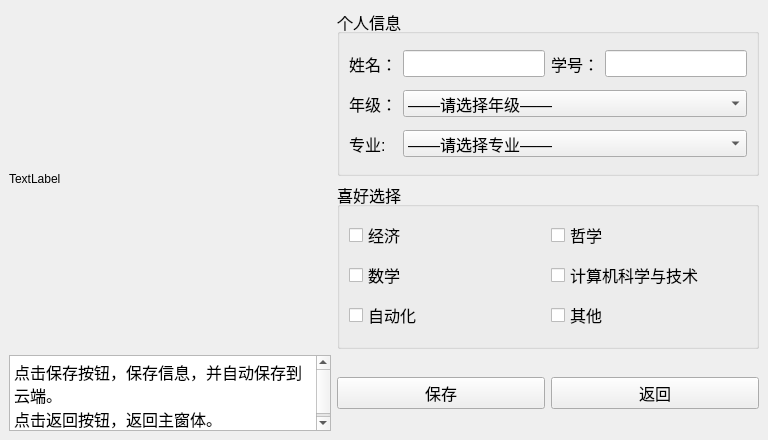
<?xml version="1.0" encoding="UTF-8"?>
<ui version="4.0">
 <class>Information</class>
 <widget class="QMainWindow" name="Information">
  <property name="geometry">
   <rect>
    <x>0</x>
    <y>0</y>
    <width>768</width>
    <height>440</height>
   </rect>
  </property>
  <property name="windowTitle">
   <string>信息采集界面</string>
  </property>
  <widget class="QWidget" name="centralWidget">
   <layout class="QGridLayout" name="gridLayout">
    <item row="0" column="0" rowspan="2">
     <widget class="QLabel" name="Pic_label">
      <property name="minimumSize">
       <size>
        <width>0</width>
        <height>340</height>
       </size>
      </property>
      <property name="maximumSize">
       <size>
        <width>410</width>
        <height>16777215</height>
       </size>
      </property>
      <property name="text">
       <string>TextLabel</string>
      </property>
     </widget>
    </item>
    <item row="0" column="1" colspan="2">
     <widget class="QGroupBox" name="groupBox_2">
      <property name="font">
       <font>
        <pointsize>12</pointsize>
       </font>
      </property>
      <property name="title">
       <string>个人信息</string>
      </property>
      <layout class="QGridLayout" name="gridLayout_2">
       <item row="0" column="0">
        <widget class="QLabel" name="Name_label_2">
         <property name="font">
          <font>
           <pointsize>12</pointsize>
          </font>
         </property>
         <property name="text">
          <string>姓名：</string>
         </property>
        </widget>
       </item>
       <item row="0" column="1">
        <widget class="QLineEdit" name="name_lineEdit"/>
       </item>
       <item row="0" column="2">
        <widget class="QLabel" name="Num_label_1">
         <property name="font">
          <font>
           <pointsize>12</pointsize>
          </font>
         </property>
         <property name="text">
          <string>学号：</string>
         </property>
        </widget>
       </item>
       <item row="0" column="3">
        <widget class="QLineEdit" name="num_lineEdit"/>
       </item>
       <item row="1" column="0">
        <widget class="QLabel" name="Class_label_4">
         <property name="font">
          <font>
           <pointsize>12</pointsize>
          </font>
         </property>
         <property name="text">
          <string>年级：</string>
         </property>
        </widget>
       </item>
       <item row="1" column="1" colspan="3">
        <widget class="QComboBox" name="grade_comboBox">
         <property name="currentIndex">
          <number>0</number>
         </property>
         <item>
          <property name="text">
           <string>——请选择年级——</string>
          </property>
         </item>
         <item>
          <property name="text">
           <string>2015级</string>
          </property>
         </item>
         <item>
          <property name="text">
           <string>2016级</string>
          </property>
         </item>
         <item>
          <property name="text">
           <string>2017级</string>
          </property>
         </item>
         <item>
          <property name="text">
           <string>2018级</string>
          </property>
         </item>
        </widget>
       </item>
       <item row="2" column="0">
        <widget class="QLabel" name="Major_label_3">
         <property name="font">
          <font>
           <pointsize>12</pointsize>
          </font>
         </property>
         <property name="text">
          <string>专业:</string>
         </property>
        </widget>
       </item>
       <item row="2" column="1" colspan="3">
        <widget class="QComboBox" name="major_comboBox">
         <property name="currentIndex">
          <number>0</number>
         </property>
         <item>
          <property name="text">
           <string>——请选择专业——</string>
          </property>
         </item>
         <item>
          <property name="text">
           <string>哲学</string>
          </property>
         </item>
         <item>
          <property name="text">
           <string>经济</string>
          </property>
         </item>
         <item>
          <property name="text">
           <string>数学</string>
          </property>
         </item>
         <item>
          <property name="text">
           <string>自动化</string>
          </property>
         </item>
         <item>
          <property name="text">
           <string>计算机科学与技术</string>
          </property>
         </item>
         <item>
          <property name="text">
           <string>其他</string>
          </property>
         </item>
        </widget>
       </item>
      </layout>
     </widget>
    </item>
    <item row="1" column="1" colspan="2">
     <widget class="QGroupBox" name="groupBox">
      <property name="font">
       <font>
        <pointsize>12</pointsize>
       </font>
      </property>
      <property name="title">
       <string>喜好选择</string>
      </property>
      <layout class="QVBoxLayout" name="verticalLayout">
       <item>
        <layout class="QHBoxLayout" name="horizontalLayout">
         <item>
          <widget class="QCheckBox" name="checkBox">
           <property name="text">
            <string>经济</string>
           </property>
          </widget>
         </item>
         <item>
          <widget class="QCheckBox" name="checkBox_2">
           <property name="text">
            <string>哲学</string>
           </property>
          </widget>
         </item>
        </layout>
       </item>
       <item>
        <layout class="QHBoxLayout" name="horizontalLayout_2">
         <item>
          <widget class="QCheckBox" name="checkBox_3">
           <property name="text">
            <string>数学</string>
           </property>
          </widget>
         </item>
         <item>
          <widget class="QCheckBox" name="checkBox_4">
           <property name="text">
            <string>计算机科学与技术</string>
           </property>
          </widget>
         </item>
        </layout>
       </item>
       <item>
        <layout class="QHBoxLayout" name="horizontalLayout_3">
         <item>
          <widget class="QCheckBox" name="checkBox_5">
           <property name="text">
            <string>自动化</string>
           </property>
          </widget>
         </item>
         <item>
          <widget class="QCheckBox" name="checkBox_6">
           <property name="text">
            <string>其他</string>
           </property>
          </widget>
         </item>
        </layout>
       </item>
      </layout>
     </widget>
    </item>
    <item row="2" column="1">
     <widget class="QPushButton" name="Save_pushButton">
      <property name="font">
       <font>
        <pointsize>12</pointsize>
       </font>
      </property>
      <property name="text">
       <string>保存</string>
      </property>
     </widget>
    </item>
    <item row="2" column="2">
     <widget class="QPushButton" name="Close_pushButton">
      <property name="font">
       <font>
        <pointsize>12</pointsize>
       </font>
      </property>
      <property name="text">
       <string>返回</string>
      </property>
     </widget>
    </item>
    <item row="2" column="0">
     <widget class="QTextBrowser" name="textBrowser">
      <property name="maximumSize">
       <size>
        <width>410</width>
        <height>16777215</height>
       </size>
      </property>
      <property name="html">
       <string>&lt;!DOCTYPE HTML PUBLIC &quot;-//W3C//DTD HTML 4.0//EN&quot; &quot;http://www.w3.org/TR/REC-html40/strict.dtd&quot;&gt;
&lt;html&gt;&lt;head&gt;&lt;meta name=&quot;qrichtext&quot; content=&quot;1&quot; /&gt;&lt;style type=&quot;text/css&quot;&gt;
p, li { white-space: pre-wrap; }
&lt;/style&gt;&lt;/head&gt;&lt;body style=&quot; font-family:'SimSun'; font-size:9pt; font-weight:400; font-style:normal;&quot;&gt;
&lt;p style=&quot; margin-top:0px; margin-bottom:0px; margin-left:0px; margin-right:0px; -qt-block-indent:0; text-indent:0px;&quot;&gt;&lt;span style=&quot; font-size:12pt;&quot;&gt;点击保存按钮，保存信息，并自动保存到云端。&lt;/span&gt;&lt;/p&gt;
&lt;p style=&quot; margin-top:0px; margin-bottom:0px; margin-left:0px; margin-right:0px; -qt-block-indent:0; text-indent:0px;&quot;&gt;&lt;span style=&quot; font-size:12pt;&quot;&gt;点击返回按钮，返回主窗体。&lt;/span&gt;&lt;/p&gt;&lt;/body&gt;&lt;/html&gt;</string>
      </property>
     </widget>
    </item>
   </layout>
  </widget>
 </widget>
 <resources/>
 <connections/>
</ui>
